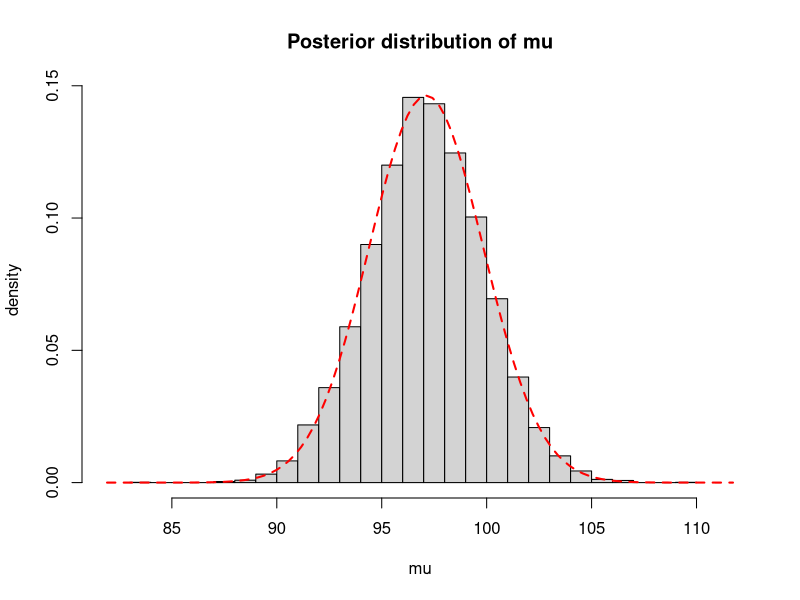

The R script that drew this image:
set.seed(111)

# settings

n <- 30
mu_true <- 100
sd_true <- 15
prior_mean <- 90
prior_sd <- 30

# ABC rejection sampler

sampler <- function(n, sd_true, prior_mean, prior_sd, mean_sample, eps){
  
  dist <- eps + 1
  while(dist > eps){
    mu_proposal <- rnorm(1, prior_mean, prior_sd)
    mean_sim <- mean(rnorm(n, mu_proposal, sd_true))
    dist <- abs(mean_sim - mean_sample)
  }
  mu_proposal
}

# generate data

data <- rnorm(n, mu_true, sd_true)
mean_sample <- mean(data)

mean_sample

# ABC sampling

eps <- 0.5 # threshold for acceptance
n_mcmc <- 10000
post <- vector(length=n_mcmc)

for(i in 1:n_mcmc){
  post[i] <- sampler(n, sd_true, prior_mean, prior_sd, mean_sample, eps)
}

# Posterior quantities computed from the sample

mean(post)
sd(post)

# Theoretical posterior quantities

post_prec <- 1/prior_sd^2 + n/sd_true^2
post_sd <- sqrt(1/post_prec)
post_mean <- (prior_mean/prior_sd^2 + mean_sample/(sd_true^2/n))/(1/prior_sd^2 + n/sd_true^2)

post_mean
post_sd

# Do they agree?

hist(post, breaks=30, prob=T, main='Posterior distribution of mu', xlab='mu', ylab='density',
     xlim=c(min(post)-2, max(post)+2))

curve(dnorm(x, post_mean, post_sd), lwd=2, lty=2, col='red', add=T)